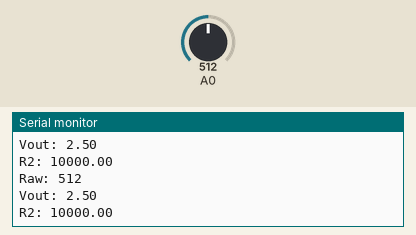
Recording of a sketch running on a simulated Arduino Uno, built with avr-gcc and run on an emulated ATmega328P. Shown: the last lines printed to the serial monitor. The inputs (shaded band) are chosen by the test bench; at power-on: A0 = 512.

Above: at 1.8 s.
1.9 s: A0 set to 716
At 2.8 s:
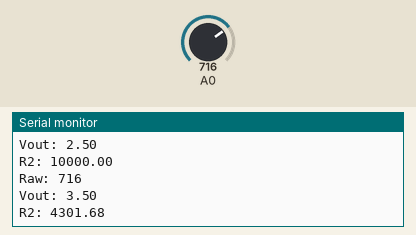
3.4 s: A0 set to 900
At 4.8 s:
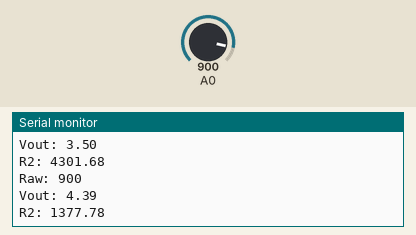
Timing chart, 0 to 6.4 s (numbered marks = the images above; inputs shaded):
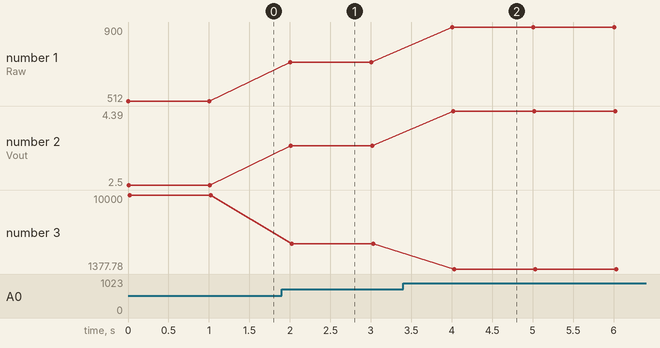

The sketch:

ohmmeter.ino
```cpp
int raw = 0;
int vin = 5;
float r1 = 10000;
float r2 = 0;
float buffer = 0;
float vout = 0;

void setup() {
  Serial.begin(9600);
}

void loop() {
  raw = analogRead(0);

  if (raw) {
    vout = (raw * vin) / 1024.0;
    r2 = r1 * ((vin / vout) - 1);

    Serial.print("Raw: ");
    Serial.println(raw);
    Serial.print("Vout: ");
    Serial.println(vout);
    Serial.print("R2: ");
    Serial.println(r2);

    delay(1000);
  }
}
```

Measured:
- after the input at 1.9 s, the serial monitor: prints a new line after 0.10 s (image 1)
- after the input at 3.4 s, the serial monitor: prints a new line after 0.61 s (image 2)
- plotted number 1: 512 → 716 after the input at 1.9 s, 716 → 900 after the input at 3.4 s
- plotted number 2: 2.5 → 3.5 after the input at 1.9 s, 3.5 → 4.39 after the input at 3.4 s
- plotted number 3: 10000 → 4301.68 after the input at 1.9 s, 4301.68 → 1377.78 after the input at 3.4 s
